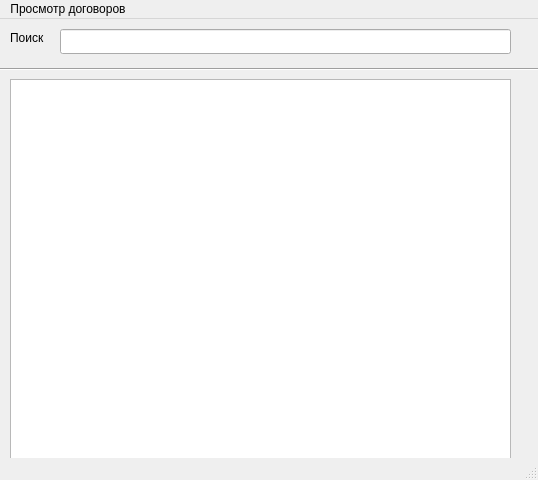
<?xml version="1.0" encoding="UTF-8"?>
<ui version="4.0">
 <class>MainWindow</class>
 <widget class="QMainWindow" name="MainWindow">
  <property name="geometry">
   <rect>
    <x>0</x>
    <y>0</y>
    <width>538</width>
    <height>480</height>
   </rect>
  </property>
  <property name="windowTitle">
   <string>MainWindow</string>
  </property>
  <widget class="QWidget" name="centralwidget">
   <widget class="QLineEdit" name="lineEditSearch">
    <property name="geometry">
     <rect>
      <x>60</x>
      <y>10</y>
      <width>451</width>
      <height>25</height>
     </rect>
    </property>
    <property name="styleSheet">
     <string notr="true">Поиск</string>
    </property>
   </widget>
   <widget class="QLabel" name="label">
    <property name="geometry">
     <rect>
      <x>10</x>
      <y>10</y>
      <width>51</width>
      <height>17</height>
     </rect>
    </property>
    <property name="text">
     <string>Поиск</string>
    </property>
   </widget>
   <widget class="Line" name="line">
    <property name="geometry">
     <rect>
      <x>0</x>
      <y>40</y>
      <width>541</width>
      <height>20</height>
     </rect>
    </property>
    <property name="orientation">
     <enum>Qt::Horizontal</enum>
    </property>
   </widget>
   <widget class="QListWidget" name="listWidget">
    <property name="geometry">
     <rect>
      <x>10</x>
      <y>60</y>
      <width>501</width>
      <height>381</height>
     </rect>
    </property>
   </widget>
  </widget>
  <widget class="QMenuBar" name="menubar">
   <property name="geometry">
    <rect>
     <x>0</x>
     <y>0</y>
     <width>538</width>
     <height>22</height>
    </rect>
   </property>
   <widget class="QMenu" name="menu">
    <property name="title">
     <string>Просмотр договоров</string>
    </property>
   </widget>
   <addaction name="menu"/>
  </widget>
  <widget class="QStatusBar" name="statusbar"/>
 </widget>
 <resources/>
 <connections/>
</ui>
